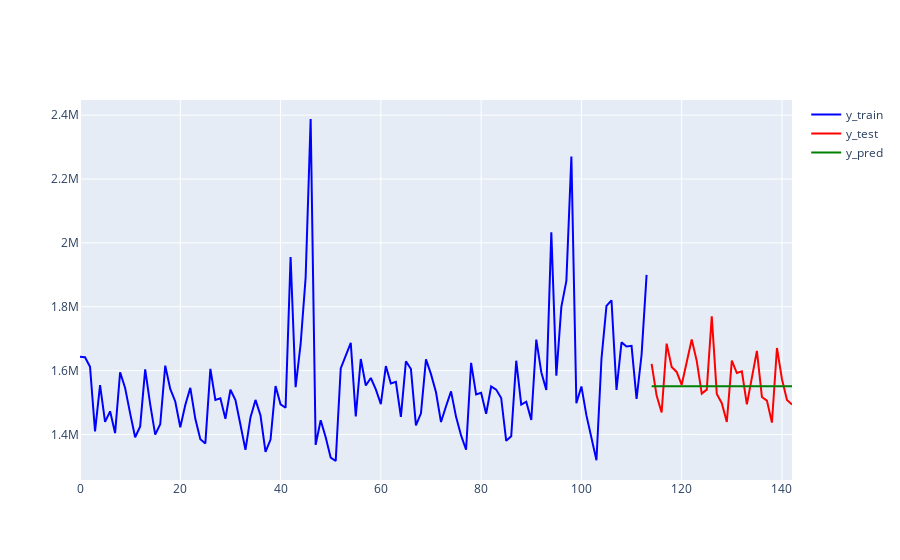

The cell this chart's notebook holds for it:
### Markdown cell above
# Naive Forecaster

### Code cell
fh = np.arange(1,len(y_test)+1)
forecaster = NaiveForecaster(strategy="mean")
forecaster.fit(y_train)
y_pred = forecaster.predict(fh)
plot_ys(y_train, y_test, y_pred, labels=["y_train", "y_test", "y_pred"])
mape_loss(y_pred, y_test)
